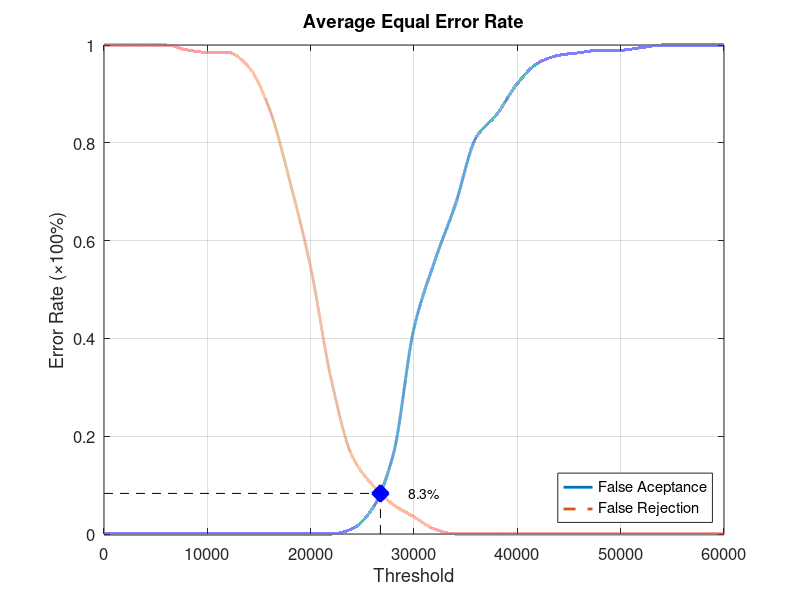
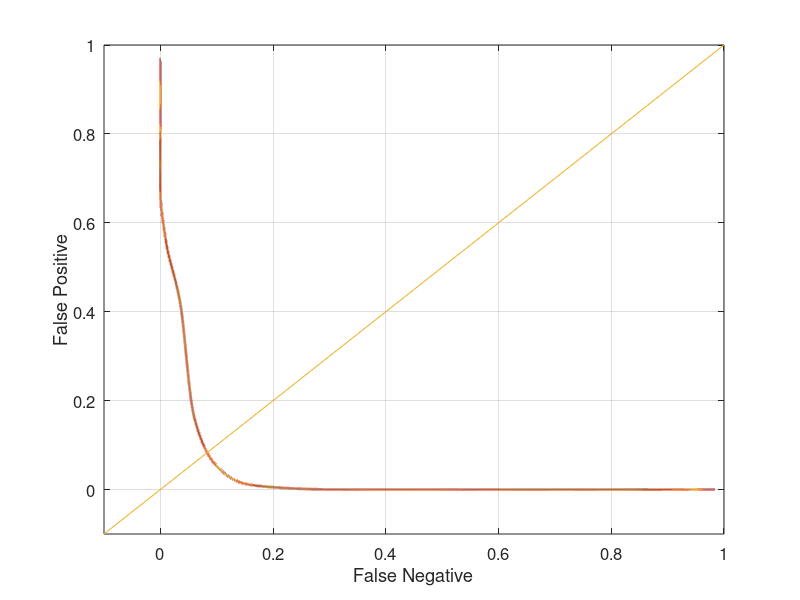

Here is the MATLAB script that generated these plots, in order:
function yEER = Database3_1
close all;
clear;
clc;
x = 0:2000:60000;
xq = 0:0.5:60000;

y0 = [0 0 0 0 0 0 0 0 0 0 0 0 0.0105263 0.0526316 0.163158 0.421053 0.557895 0.673684 0.810526 0.857895 0.921053 0.963158 0.978947 0.984211 0.989474 0.989474 0.994737 1 1 1 1];
yy0 = interp1(x, y0, xq, 'pchip');
y1 = [1 1 1 1 0.99 0.985 0.985 0.955 0.87 0.72 0.545 0.315 0.16 0.1 0.06 0.035 0.01 0 0 0 0 0 0 0 0 0 0 0 0 0 0];
yy1 = interp1(x, y1, xq, 'pchip');

% Calculating EER: 
y2 = abs(y0 - y1);
find(y2 == min(y2))
yy2 = abs(yy0 - yy1);
xEER = find(yy2 == min(yy2));
xEERIndex = xq(xEER) % X-axis EER
yEER = yy0(xEER) % Y-axis EER

main = figure
plot(xq, yy0,'-','LineWidth', 2);	hold on
plot(xq, yy1,'--','LineWidth', 2);	hold on
plot([xEERIndex xEERIndex], [0 yEER], 'k--');	hold on
plot([0 xEERIndex], [yEER yEER], 'k--');	hold on
plot(xEERIndex, yEER, 'bx', 'LineWidth', 10);	hold on
text(xEERIndex + 10 * xEERIndex / 100, yEER, [num2str(round((10000 * yEER)) / 100) '%'])
legend('False Aceptance', 'False Rejection', 'Location', 'SouthEast')
xlabel('Threshold')
ylabel('Error Rate (\times100%)')
title('Average Equal Error Rate')
set(gca, 'FontSize', 12)
axis([0 60000 0 1])
grid on

print(main, 'Database3_1Main', '-dpng');
FNRxFPR = figure('Color', [1 1 1]);
plot(yy1, yy0, '-', yy1, yy0, 'LineWidth', 2);
hold on
y = -0.1:0.1:1
plot(y, y); 
set(gca, 'FontSize', 12)
xlabel('False Negative')
ylabel('False Positive')
axis([-0.1 1 -0.1 1])
set(gca, 'FontSize', 12)
grid on

print(FNRxFPR, 'Database3_1FNRxFPR','-dpng');
end
